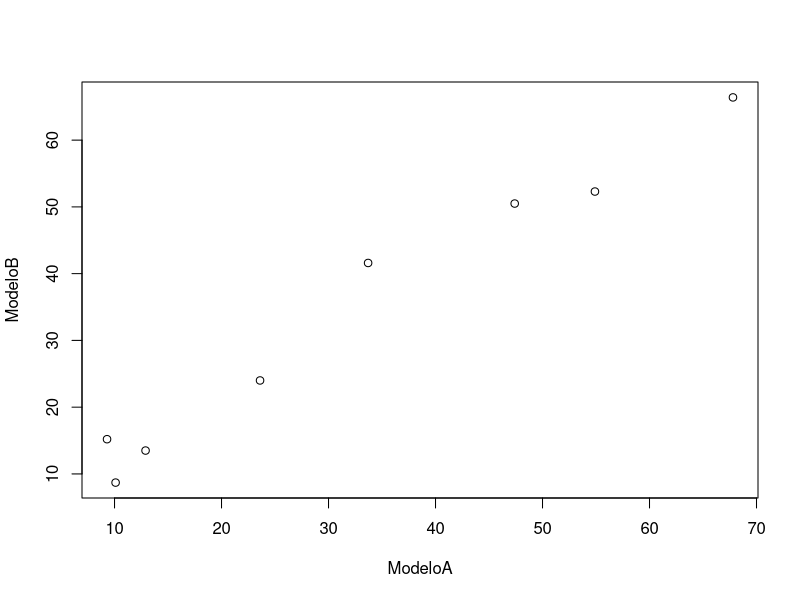

Reproduce this figure in R.
ModeloA<-c(23.6,33.7,10.1,12.9,67.8,9.3,47.4,54.9)
ModeloB<-c(24,41.6,8.7, 13.5, 66.4,15.2, 50.5, 52.3)
plot(ModeloA, ModeloB)
